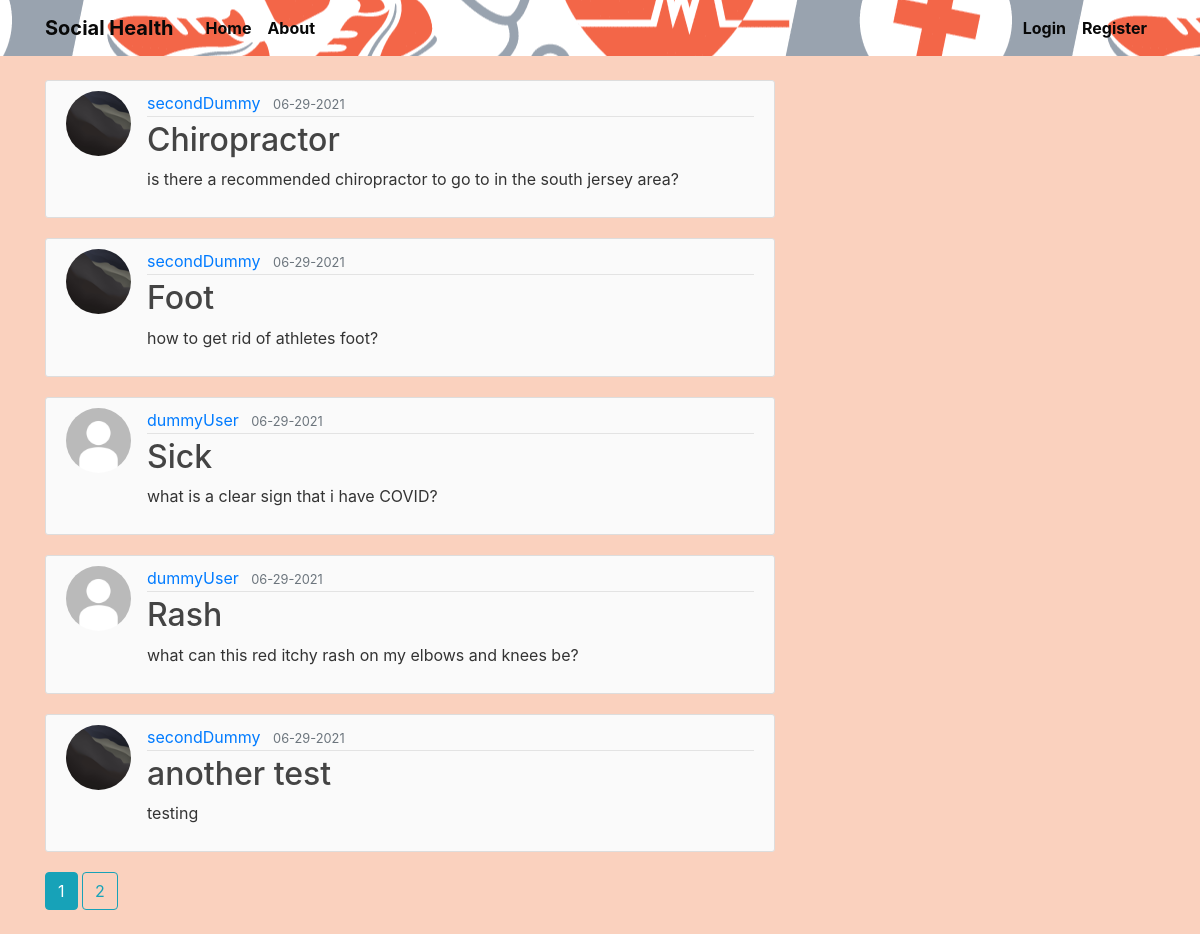
Page /home on the earlier database version.
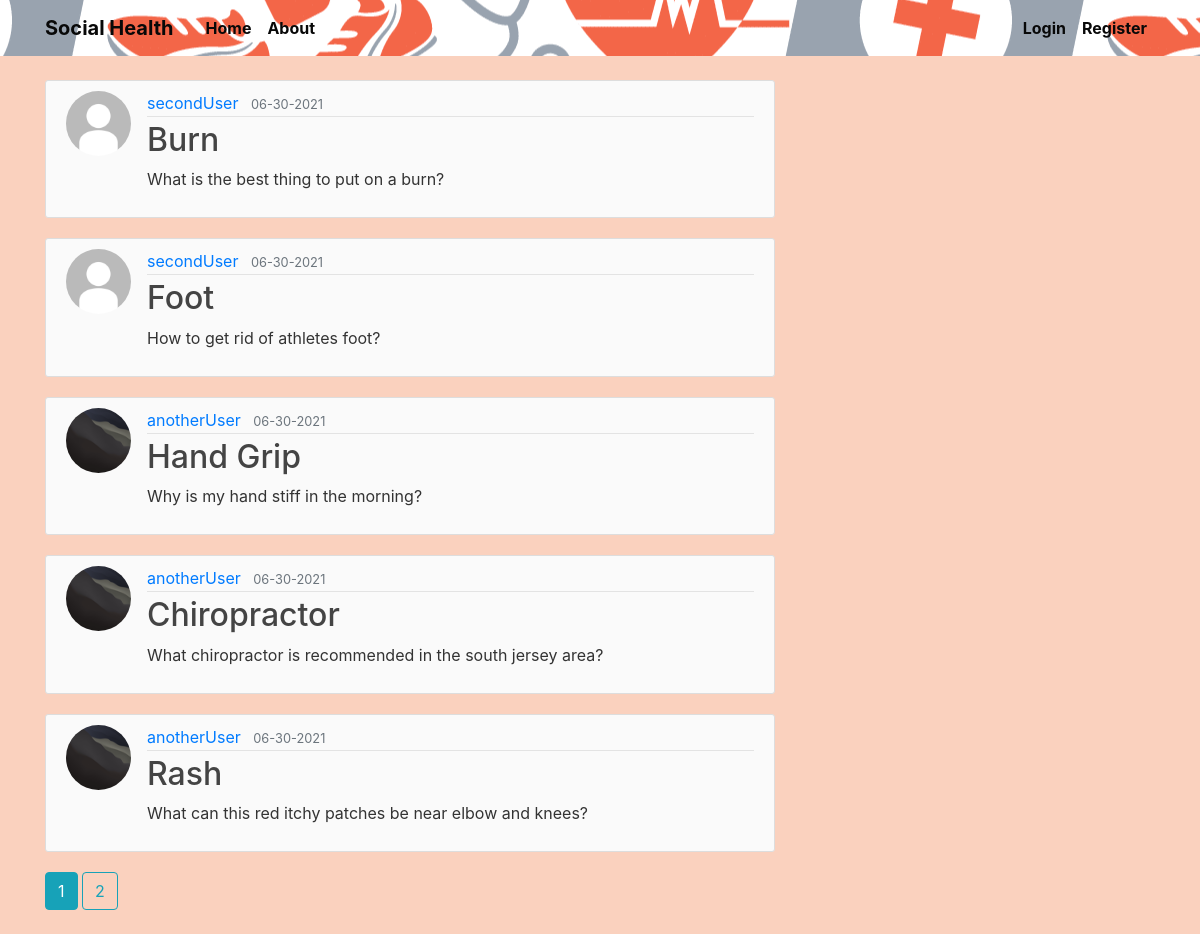
Same page on the later database version.
### flasksocial/models.py (models this page shows, shortened)
class Post(db.Model):
    id = db.Column(db.Integer, primary_key=True)
    title = db.Column(db.String(100), nullable=False)
    date_posted = db.Column(db.DateTime, nullable=False, default=datetime.utcnow)
    content = db.Column(db.Text, nullable=False)
    user_id = db.Column(db.Integer, db.ForeignKey("user.id"), nullable=False)

class User(db.Model, UserMixin):
    id = db.Column(db.Integer, primary_key=True)
    username = db.Column(db.String(20), unique=True, nullable=False)
    email = db.Column(db.String(120), unique=True, nullable=False)
    image_file = db.Column(db.String(20), nullable=False, default="default.jpg")
    password = db.Column(db.String(60), nullable=False)
    posts = db.relationship("Post", backref="author", lazy=True)

### flasksocial/routes.py (the view)
@app.route("/")
@app.route("/home")
def home():
    page = request.args.get("page", 1, type=int)
    posts = Post.query.order_by(Post.date_posted.desc()).paginate(page=page, per_page=5)
    return render_template("home.html", posts=posts)

### flasksocial/templates/home.html
{% extends "layout.html" %}
{% block content %}
{% for post in posts.items %}
<article class="media content-section">
    <img class='rounded-circle article-img'
        src="{{ url_for('static', filename='profile_img/' + post.author.image_file) }}" alt="">
    <div class="media-body">
        <div class="article-metadata">
            <a class="mr-2" href="{{ url_for('user_posts', username=post.author.username) }}">{{ post.author.username
                }}</a>
            <small class="text-muted">{{ post.date_posted.strftime('%m-%d-%Y') }}</small>
        </div>
        <h2><a class="article-title" href="{{ url_for('post', post_id=post.id) }}">{{ post.title }}</a></h2>
        <p class="article-content">{{ post.content }}</p>
    </div>
</article>
{% endfor %}
{% for page_num in posts.iter_pages(left_edge=1, right_edge=1, left_current=1, right_current=2) %}
{% if page_num %}
{% if posts.page == page_num %}
<a class='btn btn-info mb-4' href="{{ url_for('home', page=page_num) }}">{{ page_num }}</a>
{% else %}
<a class='btn btn-outline-info mb-4' href="{{ url_for('home', page=page_num) }}">{{ page_num }}</a>
{% endif %}
{% else %}
...
{% endif %}
{% endfor %}
{% endblock content %}

### flasksocial/templates/layout.html (shortened to what this page needs)
<!DOCTYPE html>
<html>
<head>
  <link rel="stylesheet" href="https://maxcdn.bootstrapcdn.com/bootstrap/4.0.0/css/bootstrap.min.css"
>
  <link rel="stylesheet" type="text/css" href="{{ url_for('static', filename='main.css') }}">
</head>
<body>
  <header class="site-header">
    <nav class="navbar navbar-expand-md navbar-dark bg-steel fixed-top">
      <div class="container">
        <a class="navbar-brand mr-4" href="/" id="social"><strong>Social Health</strong></a>
        <div class="collapse navbar-collapse" id="navbarToggle">
          <div class="navbar-nav mr-auto">
            <a class="nav-item nav-link" href="{{ url_for('home') }}"><strong>Home</strong></a>
            <a class="nav-item nav-link" href="{{ url_for('about') }}"><strong>About</strong></a>
          </div>
          <div class="navbar-nav">
            {% if current_user.is_authenticated %}
            <a class="nav-item nav-link" href="{{ url_for('new_post') }}"><strong>New Post</strong></a>
            <a class="nav-item nav-link" href="{{ url_for('account') }}"><strong>Account</strong></a>
            <a class="nav-item nav-link" href="{{ url_for('logout') }}"><strong>Logout</strong></a>
            {% else %}
            <a class="nav-item nav-link" href="{{ url_for('login') }}"><strong>Login</strong></a>
            <a class="nav-item nav-link" href="{{ url_for('register') }}"><strong>Register</strong></a>
            {% endif %}
          </div>
        </div>
      </div>
    </nav>
  </header>
  <main role="main" class="container">
    <div class="row">
      <div class="col-md-8">
        {% block content %}{% endblock %}
      </div>
    </div>
  </main>
</body>
</html>

### flasksocial/static/main.css (style rules this page uses)
body { background: #fad1be; color: #333333; margin-top: 5rem; }
h1, h2, h3, h4, h5, h6 { color: #444444; }
.bg-steel { background-image: url(profile_img/HealthFitness.png); background-position: center; min-height: 15px; margin-bottom: 20px; text-align: center; }
.site-header .navbar-nav .nav-link { color: #080808; }
.content-section { background: #fafafa; padding: 10px 20px; border: 1px solid #dddddd; border-radius: 3px; margin-bottom: 20px; }
.article-title { color: #444444; }
.article-content { white-space: pre-line; }
.article-img { height: 65px; width: 65px; margin-right: 16px; }
.article-metadata { padding-bottom: 1px; margin-bottom: 4px; border-bottom: 1px solid #e3e3e3; }
#social { color: #080808; }

Differences in the rows shown:
removed Post: image_file (picture), author.username "secondDummy", date_posted "06-29-2021", title "Chiropractor", content "is there a recommended chiropractor to go to in the south jersey area?"
removed Post: image_file (placeholder picture), author.username "dummyUser", date_posted "06-29-2021", title "Sick", content "what is a clear sign that i have COVID?"
removed Post: image_file (placeholder picture), author.username "dummyUser", date_posted "06-29-2021", title "Rash", content "what can this red itchy rash on my elbows and knees be?"
removed Post: image_file (picture), author.username "secondDummy", date_posted "06-29-2021", title "another test", content "testing"
added Post: image_file (placeholder picture), author.username "secondUser", date_posted "06-30-2021", title "Burn", content "What is the best thing to put on a burn?"
changed Post "Foot": image_file: picture removed, a placeholder shows; author.username "secondDummy" → "secondUser"; date_posted "06-29-2021" → "06-30-2021"; content "how to get rid of athletes foot?" → "How to get rid of athletes foot?"
added Post: image_file (picture), author.username "anotherUser", date_posted "06-30-2021", title "Hand Grip", content "Why is my hand stiff in the morning?"
added Post: image_file (picture), author.username "anotherUser", date_posted "06-30-2021", title "Chiropractor", content "What chiropractor is recommended in the south jersey area?"
added Post: image_file (picture), author.username "anotherUser", date_posted "06-30-2021", title "Rash", content "What can this red itchy patches be near elbow and knees?"
